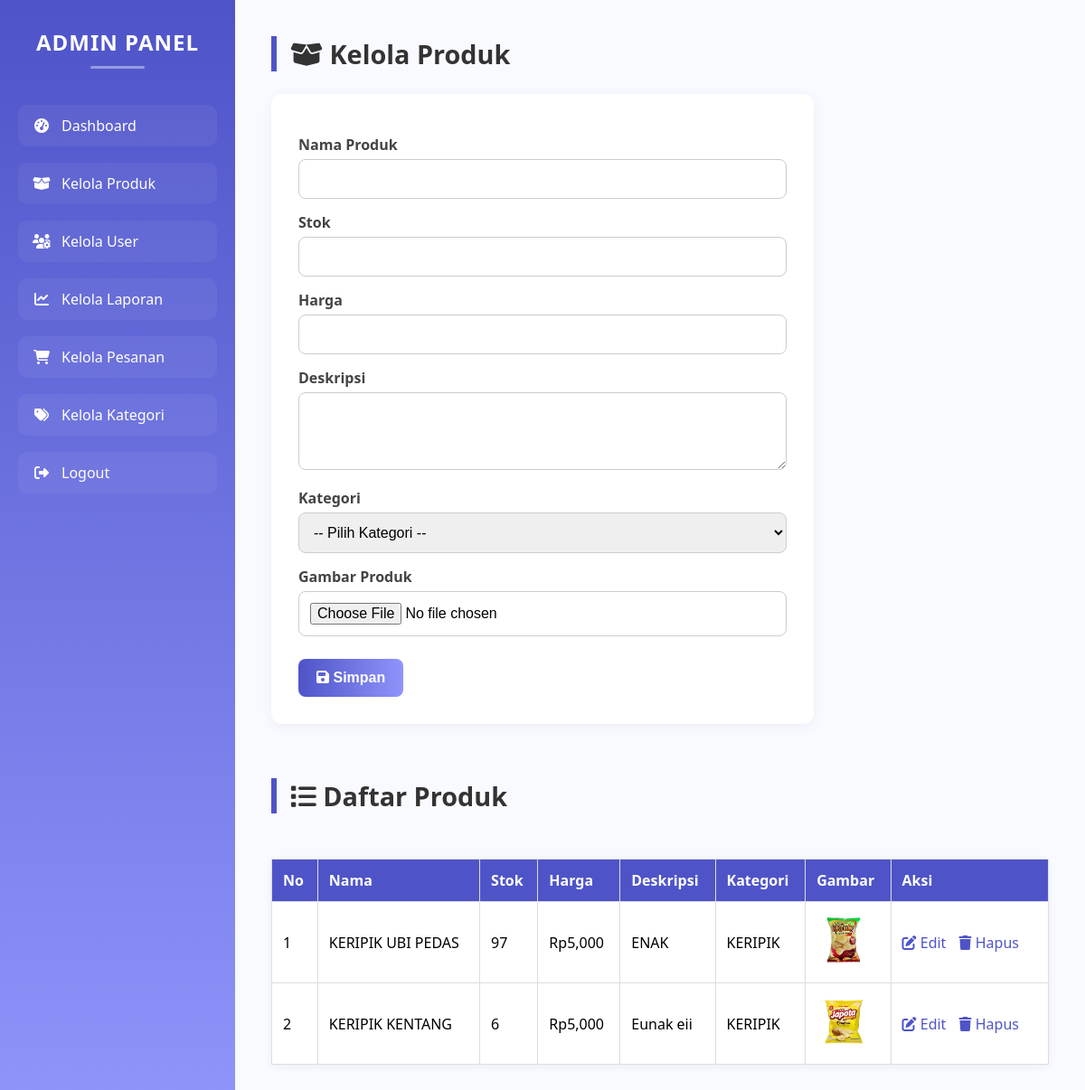
Screenshot of /admin/kelola_produk.php (signed in) with the database file from the repository.
### tables this page shows
CREATE TABLE `produk` (
  `id_produk` int(11) NOT NULL,
  `nama_produk` varchar(100) NOT NULL,
  `stok` int(11) NOT NULL,
  `harga` int(11) NOT NULL,
  `id_kategori` int(11) NOT NULL,
  `gambar` varchar(255) DEFAULT NULL,
  `deskripsi` varchar(100) NOT NULL
);

CREATE TABLE `kategori` (
  `id_kategori` int(11) NOT NULL,
  `nama_kategori` varchar(100) NOT NULL
);

### admin/kelola_produk.php (the view, shortened to what this page needs)
<?php
include '../koneksi.php';
$edit = false;
$produk_edit = [];
?>
<!DOCTYPE html>
<html lang="id">
<head>
    <link href="https://cdnjs.cloudflare.com/ajax/libs/font-awesome/6.5.0/css/all.min.css" rel="stylesheet">
</head>
<body>
    <?php include 'sidebar.php'; ?>
    <div class="content">
        <h2><i class="fas fa-box-open"></i> <?= $edit ? 'Edit Produk' : 'Kelola Produk' ?></h2>
        <form method="POST" enctype="multipart/form-data">
            <label>Nama Produk</label>
            <input type="text" name="nama_produk" required value="<?= $edit ? htmlspecialchars($produk_edit['nama_produk']) : '' ?>">
            <label>Stok</label>
            <input type="number" name="stok" required value="<?= $edit ? $produk_edit['stok'] : '' ?>">
            <label>Harga</label>
            <input type="number" name="harga" required value="<?= $edit ? $produk_edit['harga'] : '' ?>">
            <label>Deskripsi</label>
            <textarea name="deskripsi" rows="4" required><?= $edit ? htmlspecialchars($produk_edit['deskripsi']) : '' ?></textarea>
            <label>Kategori</label>
            <select name="kategori" required>
                <option value="">-- Pilih Kategori --</option>
            </select>
            <label>Gambar Produk <?= $edit ? '(kosongkan jika tidak diganti)' : '' ?></label>
            <input type="file" name="gambar" <?= $edit ? '' : 'required' ?>>
            <button type="submit"><i class="fas fa-save"></i> <?= $edit ? 'Update' : 'Simpan' ?></button>
        </form>
        <h2 style="margin-top:60px;"><i class="fas fa-list"></i> Daftar Produk</h2>
        <table>
            <thead>
                <tr>
                    <th>No</th>
                    <th>Nama</th>
                    <th>Stok</th>
                    <th>Harga</th>
                    <th>Deskripsi</th>
                    <th>Kategori</th>
                    <th>Gambar</th>
                    <th>Aksi</th>
                </tr>
            </thead>
            <tbody>
                <?php
                $produk = mysqli_query($conn, "SELECT produk.*, kategori.nama_kategori
                                               FROM produk
                                               JOIN kategori ON produk.id_kategori = kategori.id_kategori
                                               ORDER BY id_produk DESC");
                $no = 1;
                while ($row = mysqli_fetch_assoc($produk)) :
                ?>
                    <tr>
                        <td><?= $no++ ?></td>
                        <td><?= htmlspecialchars($row['nama_produk']) ?></td>
                        <td><?= $row['stok'] ?></td>
                        <td>Rp<?= number_format($row['harga']) ?></td>
                        <td><?= htmlspecialchars($row['deskripsi']) ?></td>
                        <td><?= htmlspecialchars($row['nama_kategori']) ?></td>
                        <td><img src="../gambar/<?= $row['gambar'] ?>" alt=""></td>
                        <td class="aksi">
                            <a href="?edit=<?= $row['id_produk'] ?>"><i class="fas fa-edit"></i> Edit</a>
                            <a href="?hapus=<?= $row['id_produk'] ?>" onclick="return confirm('Yakin hapus produk ini?')"><i class="fas fa-trash"></i> Hapus</a>
                        </td>
                    </tr>
                <?php endwhile; ?>
            </tbody>
        </table>
    </div>
</body>
</html>

### admin/kelola_produk.php (style rules this page uses)
* { margin: 0; padding: 0; box-sizing: border-box; }
body { font-family: 'Segoe UI', Tahoma, Geneva, Verdana, sans-serif; display: flex; min-height: 100vh; background: #eef1f8; }
.content { flex: 1; padding: 40px; background: #f9faff; }
.content h2 { font-size: 1.8em; margin-bottom: 25px; color: #333; border-left: 6px solid #4e54c8; padding-left: 15px; }
form { background: #fff; padding: 30px; border-radius: 12px; box-shadow: 0 3px 15px rgba(0, 0, 0, 0.05); max-width: 600px; }
form label { display: block; margin-top: 15px; margin-bottom: 5px; font-weight: 600; color: #444; }
form input, form select, form textarea { width: 100%; padding: 12px; border-radius: 8px; border: 1px solid #ccc; transition: 0.3s; font-size: 1em; }
form textarea { resize: vertical; }
button { margin-top: 25px; background: linear-gradient(to right, #4e54c8, #8f94fb); color: white; border: none; padding: 12px 20px; font-weight: bold; font-size: 1em; border-radius: 8px; cursor: pointer; transition: 0.3s ease; }
table { margin-top: 50px; width: 100%; background: #fff; border-collapse: collapse; box-shadow: 0 2px 10px rgba(0,0,0,0.05); }
table th, table td { padding: 12px; border: 1px solid #ddd; text-align: left; }
table th { background: #4e54c8; color: #fff; }
img { max-width: 60px; border-radius: 6px; }
.aksi a { margin-right: 10px; color: #4e54c8; text-decoration: none; }

### rows the page displays
produk: nama_produk "KERIPIK UBI PEDAS", stok "97", harga "5,000", deskripsi "ENAK", id_kategori.nama_kategori "KERIPIK", gambar (picture)
produk: nama_produk "KERIPIK KENTANG", stok "6", harga "5,000", deskripsi "Eunak eii", id_kategori.nama_kategori "KERIPIK", gambar (picture)
